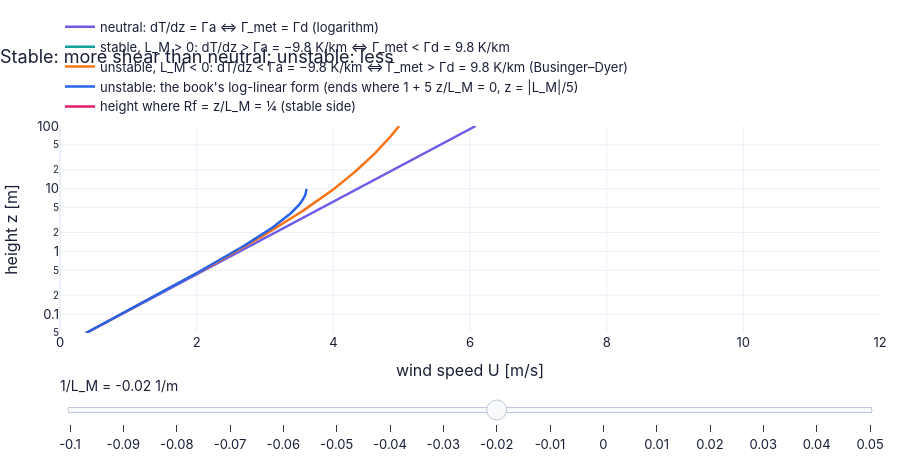

Notebook code for this chart:
### Markdown cell above
📝 **Note.** **N189 [B]** **Wind profiles for every stability.** On a logarithmic height axis the neutral profile is a straight line; a stable layer
bends toward larger wind (more shear), an unstable one toward smaller wind (the air is well mixed).

### Code cell
z_ax = np.geomspace(0.05, 100.0, 80)                        # heights from just above z0 = 0.03 m to 100 m
U_neut = WT.surface_layer_wind(z_ax, 0.3, 0.03, kappa=0.4)    # the neutral logarithm for u* = 0.3 m/s

def f7(invL):                                                 # profiles for one value of 1/L_M [1/m]
    L_ = np.inf if abs(invL) < 1e-9 else 1.0/invL   # the Monin–Obukhov length of this slider position (infinite when neutral)
    nan = np.full_like(z_ax, np.nan)   # an all-NaN curve: plotly draws nothing for it
    stable = WT.surface_layer_wind(z_ax, 0.3, 0.03, L_, kappa=0.4) if invL > 0 else nan                              # log-linear (book's form)
    unstable = WT.surface_layer_wind(z_ax, 0.3, 0.03, L_, kappa=0.4, unstable="businger_dyer") if invL < 0 else nan   # Businger–Dyer form
    book_uns = WT.surface_layer_wind(z_ax, 0.3, 0.03, L_, kappa=0.4) if invL < 0 else nan                            # the book's log-linear form used outside its range
    z_q = [0.25*L_]*2 if invL > 0 and 0.25*L_ < 100 else [np.nan]*2                                                   # the height where Rf = z/L_M = ¼
    return {"neutral: dT/dz = Γa ⇔ Γ_met = Γd (logarithm)": (U_neut, z_ax),   # hand the result back to the caller
            "stable, L_M > 0: dT/dz > Γa = −9.8 K/km ⇔ Γ_met < Γd = 9.8 K/km": (stable, z_ax),
            "unstable, L_M < 0: dT/dz < Γa = −9.8 K/km ⇔ Γ_met > Γd = 9.8 K/km (Businger–Dyer)": (unstable, z_ax),
            "unstable: the book's log-linear form (ends where 1 + 5 z/L_M = 0, z = |L_M|/5)": (book_uns, z_ax),
            "height where Rf = z/L_M = ¼ (stable side)": ([0.0, 12.0], z_q)}

figF7 = slider_figure(f7, "1/L_M", np.round(np.linspace(-0.1, 0.05, 16), 4), unit="1/m", xlabel="wind speed U [m/s]",
                      ylabel="height z [m]", title="Stable: more shear than neutral; unstable: less",
                      xrange=(0, 12))
figF7.update_yaxes(type="log", range=[np.log10(0.05), 2.0])   # logarithmic height axis
figF7.show()   # display the interactive figure (the slider works on the web page too)
